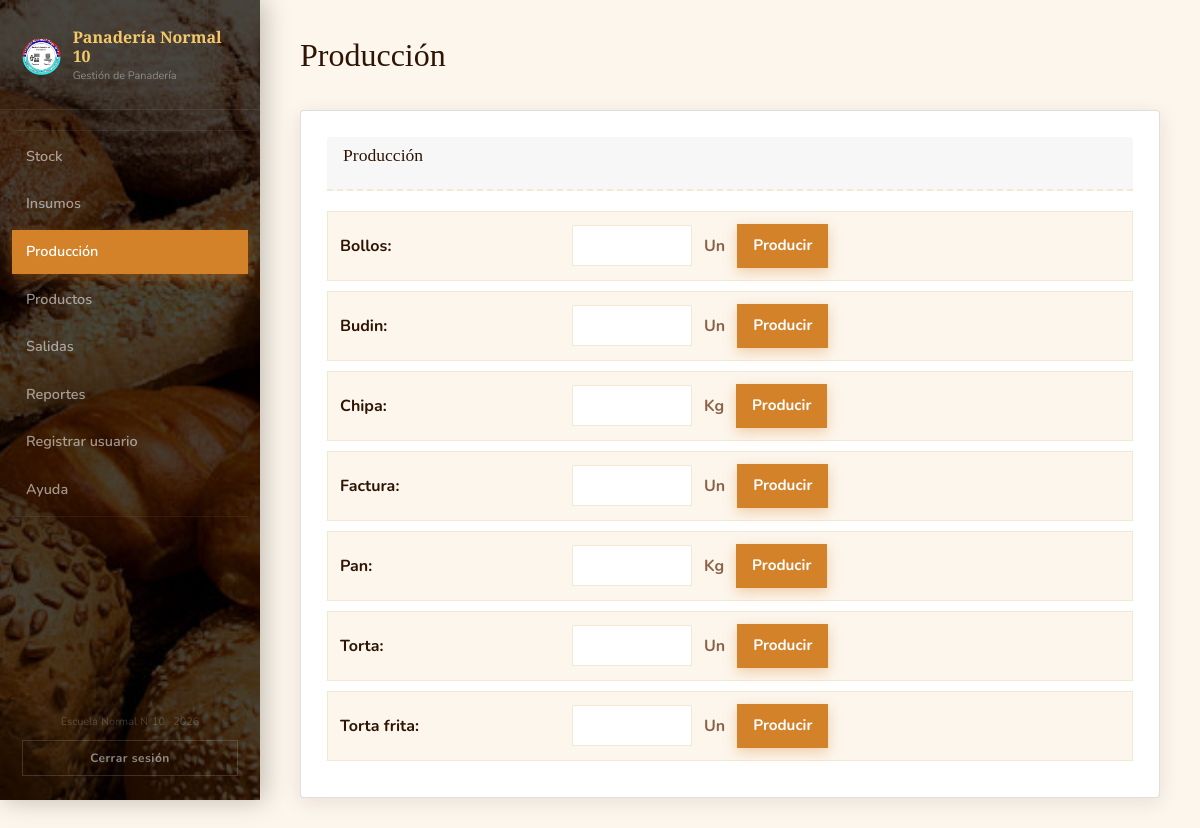
The app's page /produccion.php (signed in) with its own data.
### tables this page shows
CREATE TABLE `productos` (
  `idproductos` int(11) NOT NULL AUTO_INCREMENT,
  `idunidad_de_medida` int(11) NOT NULL,
  `nombre` varchar(45) NOT NULL,
  PRIMARY KEY (`idproductos`),
  KEY `fk_producto_unidad_idx` (`idunidad_de_medida`),
  CONSTRAINT `fk_producto_unidad` FOREIGN KEY (`idunidad_de_medida`) REFERENCES `unidad_de_medida` (`idunidad_de_medida`)
);

CREATE TABLE `unidad_de_medida` (
  `idunidad_de_medida` int(11) NOT NULL AUTO_INCREMENT,
  `nombre` varchar(45) NOT NULL,
  `abreviatura` varchar(10) NOT NULL,
  PRIMARY KEY (`idunidad_de_medida`)
);

### produccion.php (the view, shortened to what this page needs)
<?php
require_once 'conexion.php';
?>
<!DOCTYPE html>
<html lang="es">
<head>
  <link rel="stylesheet" href="Framework/bootstrap-5.1.3/css/bootstrap.min.css"/>
  <link rel="stylesheet" href="CSS/styles.css"/>
</head>
<body>
  <aside class="sidebar">
    <div class="sidebar-brand">
      <div class="brand-icon"><img src="CSS/Imagenes/Logo.png" alt="Logo panadería"></div>
      <div class="brand-text">
        <span class="brand-name">Panadería Normal 10</span>
        <span class="brand-sub">Gestión de Panadería</span>
      </div>
    </div>
    <ul class="nav-links">
      <?php include 'sidebar.php'; ?>
    </ul>
    <div class="sidebar-footer">
      <span>Escuela Normal N°10 · 2026</span>
      <a href="logout.php" class="btn-logout">Cerrar sesión</a>
    </div>
  </aside>
  <main class="main-content">
    <header class="page-header">
      <h1 class="page-title">Producción</h1>
    </header>
    <section class="card" aria-label="Registro de producción">
      <header class="card-header"><h2>Producción</h2></header>
      <?php
      $lista_productos = mysqli_query($conexion, "
          SELECT p.idproductos, p.nombre AS nombre_producto, u.abreviatura
          FROM productos p
          INNER JOIN unidad_de_medida u ON p.idunidad_de_medida = u.idunidad_de_medida
          ORDER BY p.nombre
      ");
      while ($producto = mysqli_fetch_assoc($lista_productos)):
      ?>
        <form class="fila-produccion form-produccion" method="POST">
          <span class="nombre-producto"><?= htmlspecialchars($producto['nombre_producto']) ?>:</span>
          <input type="number" step="0.001" min="0.001" name="cantidad" class="input-cantidad" required>
          <span class="unidad"><?= htmlspecialchars($producto['abreviatura']) ?></span>
          <button type="submit" class="btn-primary">Producir</button>
        </form>
      <?php endwhile; ?>
    </section>
  </main>
</body>
</html>

### CSS/styles.css (style rules this page uses)
*, *::before, *::after { box-sizing: border-box; margin: 0; padding: 0; }
:root { --cream: #fdf6ec; --cream-dark: #f3e8d4; --brown-dark: #2e1503; --brown-mid: #6b3a1f; --amber: #d4822a; --gold-light: #f5c96a; --red-accent: #c84b2f; --green: #5a8a3c; --text-main: #2e1503; --text-muted: #8b6347; --sidebar-w: 260px; --shadow: 0 4px 20px rgba(46, 21, 3, 0.1); }
html { scroll-behavior: smooth; }
body { min-height: 100vh; background: var(--cream); color: var(--text-main); font-family: 'Nunito', sans-serif; }
img { display: block; max-width: 100%; }
a { color: inherit; }
button, input, select, textarea { font: inherit; }
.main-content { flex: 1; margin-left: var(--sidebar-w); padding: 36px 40px; }
.page-header { display: flex; align-items: flex-end; justify-content: space-between; gap: 20px; margin-bottom: 28px; }
.page-title { color: var(--brown-dark); font-family: 'Playfair Display', serif; font-size: 2rem; }
.sidebar { position: fixed; top: 0; left: 0; z-index: 100; display: flex; flex-direction: column; width: var(--sidebar-w); height: 100vh; padding-bottom: 24px; background: linear-gradient(rgba(0, 0, 0, 0.72), rgba(0, 0, 0, 0.72)), url('Imagenes/Pan.jpg') center / cover no-repeat; box-shadow: 4px 0 24px rgba(0, 0, 0, 0.25); }
.sidebar-brand { display: flex; align-items: center; gap: 12px; padding: 28px 22px 24px; border-bottom: 1px solid rgba(255, 255, 255, 0.08); }
.brand-icon img { width: 40px; height: 40px; object-fit: contain; }
.brand-text { display: flex; flex-direction: column; }
.brand-name { color: var(--gold-light); font-family: 'Playfair Display', serif; font-size: 1rem; font-weight: 700; line-height: 1.2; }
.brand-sub { margin-top: 2px; color: rgba(255, 255, 255, 0.4); font-size: 0.68rem; }
.nav-links { display: flex; flex: 1; flex-direction: column; gap: 4px; padding: 20px 12px; list-style: none; }
.sidebar-footer { padding: 0 22px; color: rgba(255, 255, 255, 0.2); font-size: 0.68rem; text-align: center; }
.btn-logout { display: block; margin-top: 10px; padding: 8px 0; font-size: 0.75rem; font-weight: 700; letter-spacing: 0.04em; text-align: center; text-decoration: none; color: rgba(255, 255, 255, 0.5); border: 1px solid rgba(255, 255, 255, 0.15); transition: background 0.2s ease, color 0.2s ease, transform 0.2s ease; }
.card { margin-bottom: 22px; padding: 26px; overflow-x: auto; background: #fff; box-shadow: var(--shadow); }
.card-header { display: flex; align-items: center; justify-content: space-between; margin-bottom: 20px; padding-bottom: 14px; border-bottom: 2px dashed var(--cream-dark); }
.card-header h2 { color: var(--brown-dark); font-family: 'Playfair Display', serif; font-size: 1.1rem; }
.btn-primary, .btn-filtrar, .btn-limpiar, .btn-pdf { display: inline-flex; align-items: center; justify-content: center; min-height: 44px; padding: 11px 18px; color: #fff; font-family: 'Nunito', sans-serif; font-size: 0.95rem; font-weight: 700; text-decoration: none; background: var(--amber); border: none; box-shadow: 0 4px 12px rgba(212, 130, 42, 0.35); cursor: pointer; transition: transform 0.2s ease, background 0.2s ease, box-shadow 0.2s ease; }
.fila-produccion { display: flex; align-items: center; gap: 12px; margin-bottom: 10px; padding: 12px; background: var(--cream); border: 1px solid var(--cream-dark); }
.fila-produccion .nombre-producto { min-width: 220px; color: var(--brown-dark); font-weight: 700; }
.fila-produccion .unidad { color: var(--text-muted); font-weight: 700; }
.fila-produccion .btn-primary { width: auto; padding: 10px 16px; }
.input-cantidad { width: 120px; padding: 8px 10px; font-size: 0.95rem; background: #fff; border: 1.5px solid var(--cream-dark); outline: none; }
@media (max-width: 1200px) { .page-header { flex-wrap: wrap; } }

### records on screen
productos: nombre "Bollos", idunidad_de_medida.abreviatura "Un"
productos: nombre "Budin", idunidad_de_medida.abreviatura "Un"
productos: nombre "Chipa", idunidad_de_medida.abreviatura "Kg"
productos: nombre "Factura", idunidad_de_medida.abreviatura "Un"
productos: nombre "Pan", idunidad_de_medida.abreviatura "Kg"
productos: nombre "Torta", idunidad_de_medida.abreviatura "Un"
productos: nombre "Torta frita", idunidad_de_medida.abreviatura "Un"

### other values on screen
$item['etiqueta'] "Stock"
$item['etiqueta'] "Insumos"
$item['etiqueta'] "Producción"
$item['etiqueta'] "Productos"
$item['etiqueta'] "Salidas"
$item['etiqueta'] "Reportes"
$item['etiqueta'] "Registrar usuario"
$item['etiqueta'] "Ayuda"
